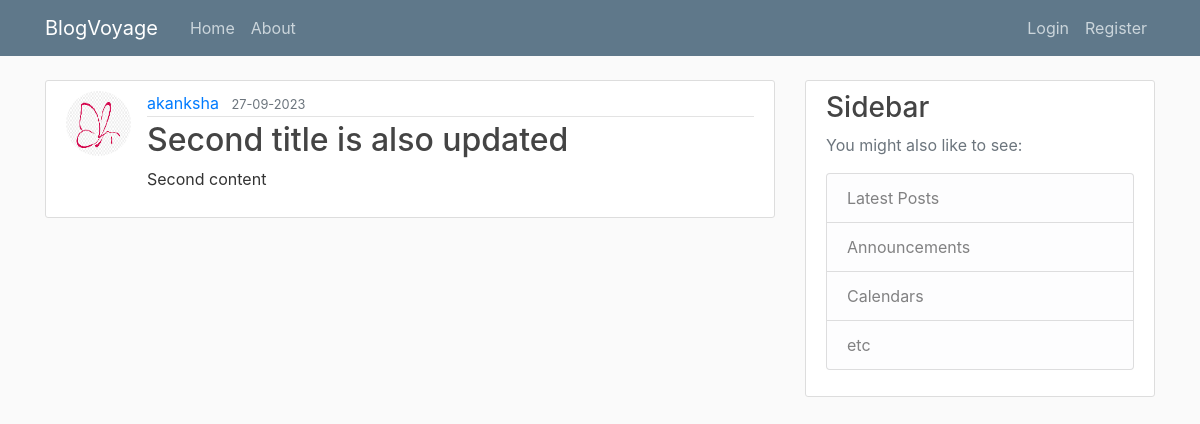
The page /post/2 on the database as committed earlier.
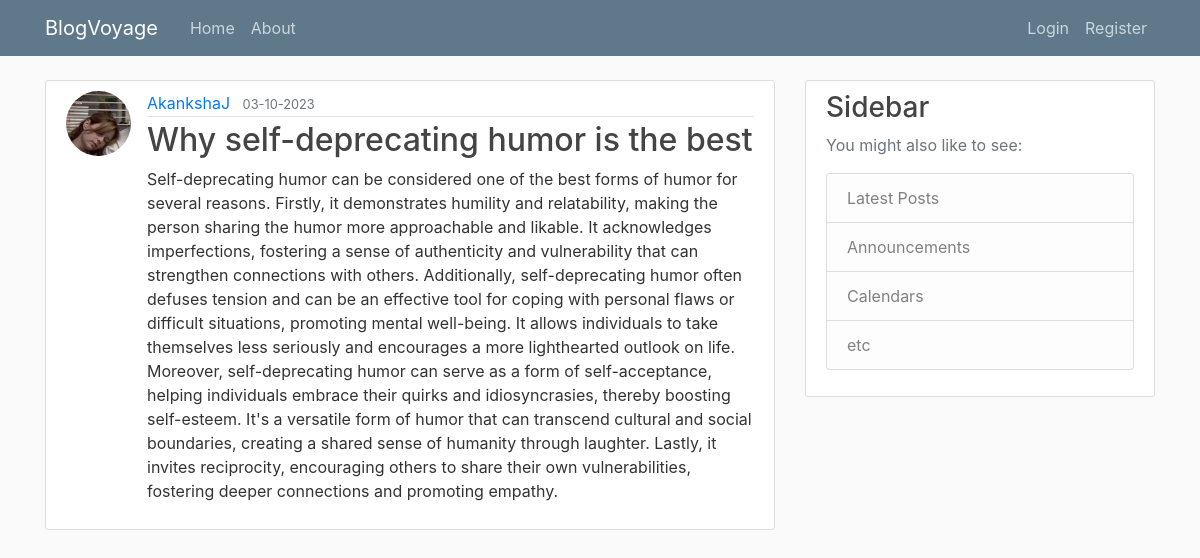
The same page on the database as committed later.
### appp/models.py (models this page shows, shortened)
class User(db.Model, UserMixin):
    id = db.Column(db.Integer, primary_key= True)
    username = db.Column(db.String(20), unique=True, nullable=False)
    email = db.Column(db.String(120), unique=True, nullable=False)
    image_file = db.Column(db.String(20), nullable=False, default="default.jpg")
    password= db.Column(db.String(60), nullable=False)
    posts = db.relationship('Post', backref="author" , lazy= True)

class Post(db.Model):
    id = db.Column(db.Integer, primary_key= True)
    title = db.Column(db.String(150), nullable=False)
    date_posted= db.Column(db.DateTime, nullable=False, default = datetime.utcnow )
    content = db.Column(db.Text, nullable=False)
    user_id = db.Column(db.Integer , db.ForeignKey('user.id'),nullable=False)

### appp/routes.py (the view)
@app.route("/post/<int:post_id>")
def post(post_id):
    post = Post.query.get_or_404(post_id)
    return render_template('post.html', title = post.title, post=post, legend = "Update Post")

### appp/templates/post.html (shortened to what this page needs)
{% extends 'layout.html' %}
{% block content %}
    <article class="media content-section">
      <img class = "rounded-circle article-img" src="{{url_for('static' , filename = 'profile_pics/' + post.author.image_file)}}" alt="">
        <div class="media-body">
          <div class="article-metadata">
            <a class="mr-2" href="{{url_for('user_post' , username = post.author.username)}}">{{ post.author.username }}</a>
            <small class="text-muted">{{ post.date_posted.strftime('%d-%m-%Y') }}</small>
          </div>
          <h2 class="article-title">{{ post.title }}</h2>
          <p class="article-content">{{ post.content }}</p>
        </div>
      </article>
{% endblock content %}

Rows that differ between the two databases and show on the page:
no longer on this page (row edited): User: image_file (picture), author.username "akanksha"
now on this page (row edited): User: image_file (picture), author.username "AkankshaJ"
changed Post: date_posted "27-09-2023" → "03-10-2023"; title "Second title is also updated" → "Why self-deprecating humor is the best"; content "Second content" → "Self-deprecating humor can be considered one of the best forms of humor for several reasons. Firstly, it demonstrates humility and relatability, making the person sharing the humor more approachable and likable. It acknowledges imperfections, fostering a sense of authenticity and vulnerability that can strengthen connections with others. Additionally, self-deprecating humor often defuses tension and can be an effective tool for coping with personal flaws or difficult situations, promoting mental well-being. It allows individuals to take themselves less seriously and encourages a more lighthearted outlook on life. Moreover, self-deprecating humor can serve as a form of self-acceptance,…"
